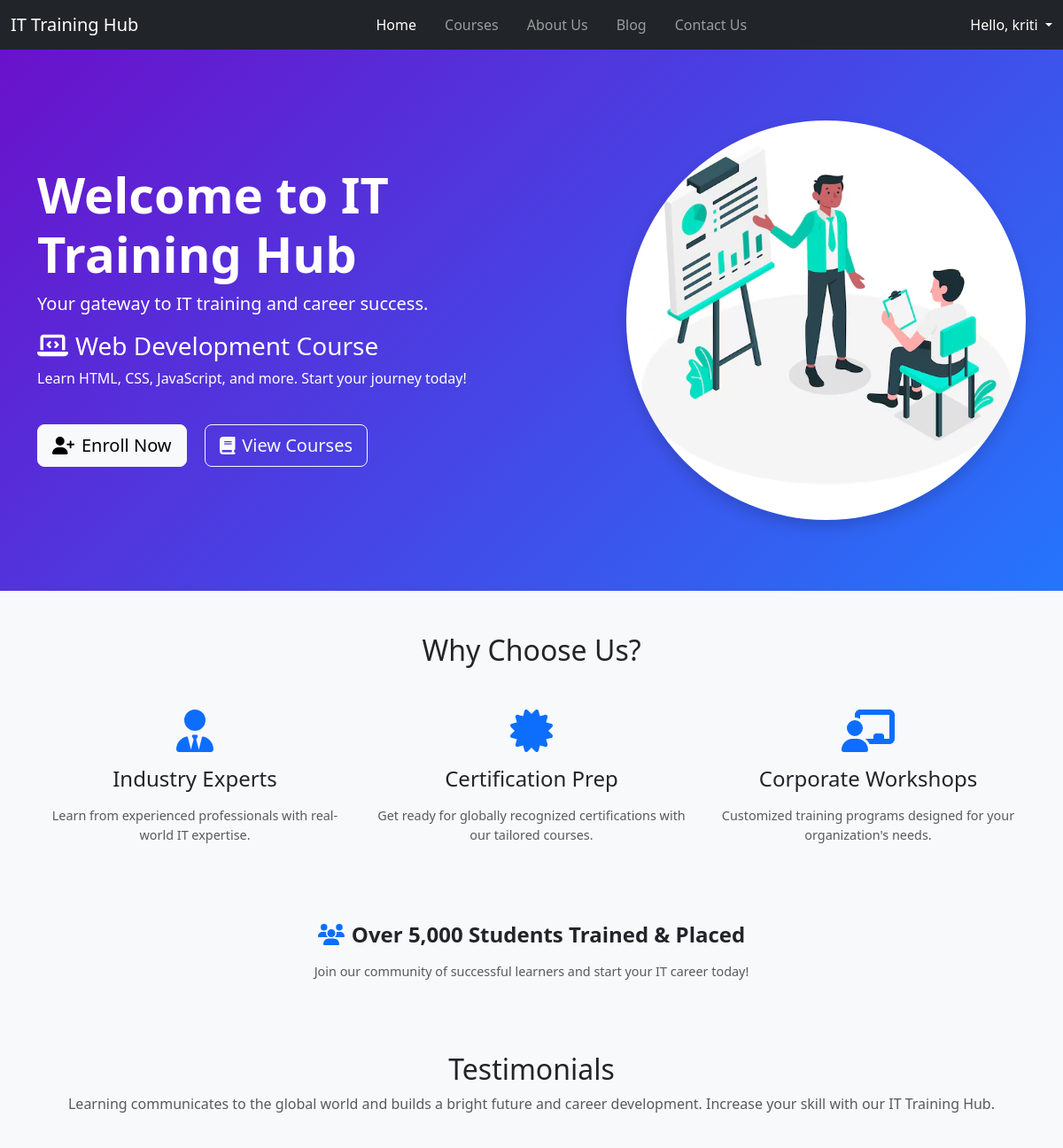
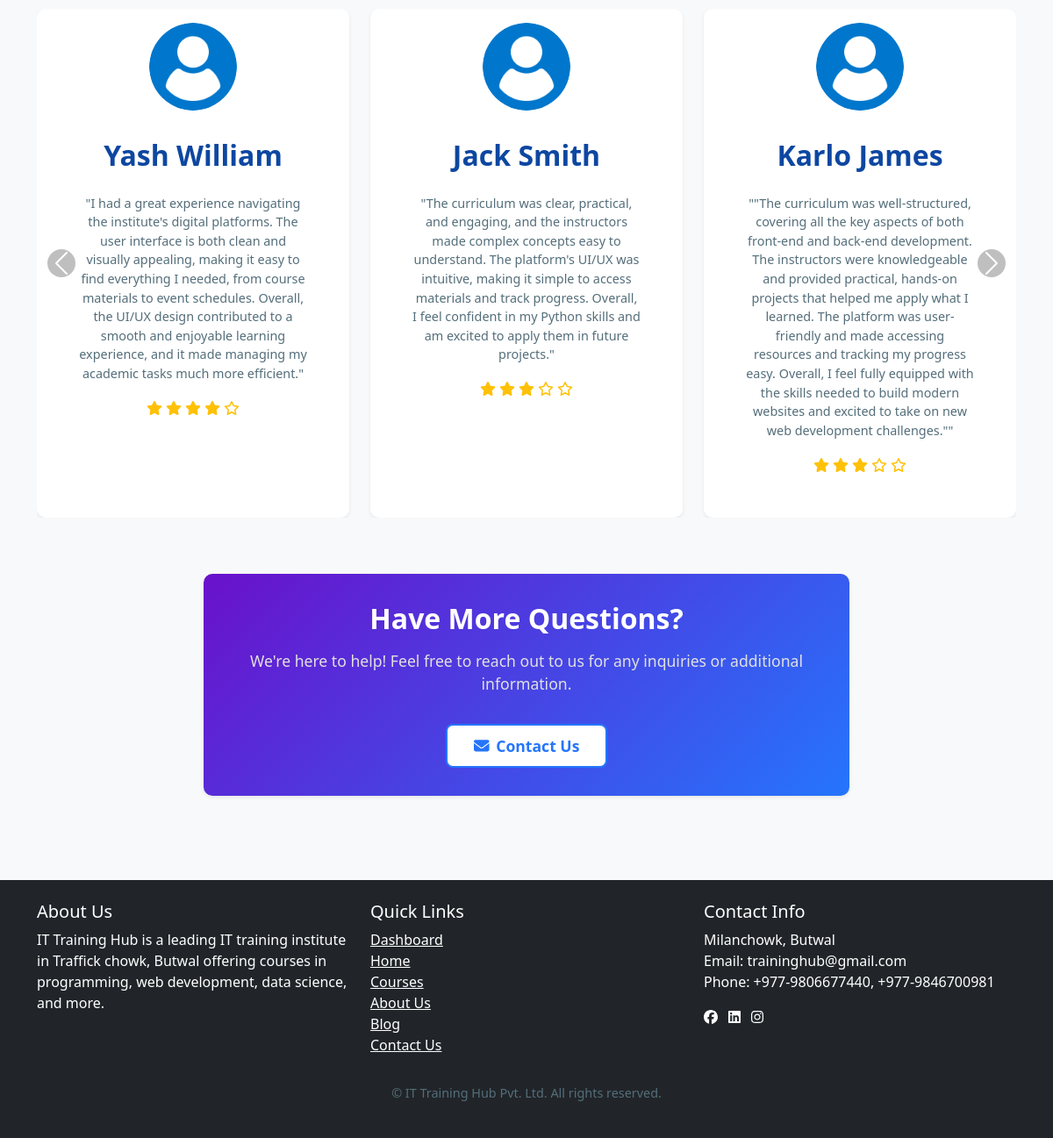
Screenshot of / (signed in) with the database file from the repository (2 pictures, top to bottom).
### myapp/models.py (models this page shows, shortened)
class CustomUser(AbstractUser):
    USER_TYPE = (
        ("student", "Student"),
        ("instructor", "Instructor"),
    )
    user_type = models.CharField(max_length=100, choices=USER_TYPE)
    user_profile_image = models.ImageField(upload_to="images/profile_images/")
    phone = models.CharField(max_length=15, blank=True, null=True)
    address = models.TextField(blank=True, null=True)
    bio = models.TextField(blank=True, null=True)

class Testimonial(models.Model):
    student_name = models.CharField(max_length=100)
    postion = models.CharField(max_length=100)
    testimonial = models.TextField()
    photo = models.ImageField(upload_to="testimonials/",null=True,blank=True)
    rating = models.DecimalField(
        max_digits=3, decimal_places=2, default=0.0
    )  # Max 5.0 rating
    is_active = models.BooleanField(default=True)

### myapp/views.py (the view)
# urls.py: path("",home, name='home'),
def home(request):
    testimonials = Testimonial.objects.all()
    context = {
        "testimonials": testimonials,
    }
    return render(request, 'main/home.html',context)

### myapp/templates/main/home.html (shortened to what this page needs)
{% extends 'base.html' %}
{% load static %}
{% block content %}
  <section class="banner-section" style="background: linear-gradient(135deg, #6a11cb, #2575fc); padding: 80px 0;">
    <div class="container">
      <div class="row align-items-center">
        <div class="col-md-7 text-white">
          <h1 class="display-4 fw-bold">Welcome to IT Training Hub</h1>
          <p class="lead">Your gateway to IT training and career success.</p>
          <div id="bannerCarousel" class="carousel slide" data-bs-ride="carousel">
            <div class="carousel-inner">
              <div class="carousel-item active">
                <h3><i class="fas fa-laptop-code me-2"></i>Web Development Course</h3>
                <p>Learn HTML, CSS, JavaScript, and more. Start your journey today!</p>
              </div>
            </div>
          </div>
          <div class="cta-buttons mt-4">
            <a href="#" class="btn btn-light btn-lg me-3"><i class="fas fa-user-plus me-2"></i>Enroll Now</a>
            <a href="{% url 'course' %}" class="btn btn-outline-light btn-lg me-3"><i class="fas fa-book me-2"></i>View Courses</a>
          </div>
        </div>
        <div class="col-md-5 d-flex justify-content-center">
          <img src="{% static 'images/homepage.png' %}" alt="IT Training" class="img-fluid rounded-circle shadow" style="max-width: 100%; height: auto; object-fit: cover; aspect-ratio: 1/1;">
        </div>
      </div>
    </div>
  </section>
  <section class="why-choose-us py-5 bg-light">
    <div class="container">
      <h2 class="text-center mb-5">Why Choose Us?</h2>
      <div class="row text-center">
        <div class="col-md-4 mb-4">
          <div class="icon-wrapper mb-3">
            <i class="fas fa-user-tie fa-3x text-primary"></i>
          </div>
          <h4>Industry Experts</h4>
          <p class="text-muted">Learn from experienced professionals with real-world IT expertise.</p>
        </div>
        <div class="col-md-4 mb-4">
          <div class="icon-wrapper mb-3">
            <i class="fas fa-certificate fa-3x text-primary"></i>
          </div>
          <h4>Certification Prep</h4>
          <p class="text-muted">Get ready for globally recognized certifications with our tailored courses.</p>
        </div>
        <div class="col-md-4 mb-4">
          <div class="icon-wrapper mb-3">
            <i class="fas fa-chalkboard-teacher fa-3x text-primary"></i>
          </div>
          <h4>Corporate Workshops</h4>
          <p class="text-muted">Customized training programs designed for your organization's needs.</p>
        </div>
      </div>
      <div class="row mt-5">
        <div class="col-md-12 text-center">
          <h4 class="fw-bold"><i class="fas fa-users me-2 text-primary"></i>Over 5,000 Students Trained & Placed</h4>
          <p class="text-muted">Join our community of successful learners and start your IT career today!</p>
        </div>
      </div>
    </div>
  </section>
<div class="container my-3" data-aos="fade-down" data-aos-duration="1000">
  <h2 class="text-center">Testimonials</h2>
  <p class="text-muted text-center mb-5">Learning communicates to the global world and builds a bright future and career development. Increase your skill with our IT Training Hub.</p>
  <div id="testimonialCarousel" class="carousel slide" data-bs-ride="carousel">
    <div class="carousel-inner">
      {% for testimonial in testimonials %}
        {% if forloop.counter0|divisibleby:3 %}
          <div class="carousel-item {% if forloop.first %}active{% endif %}">
            <div class="row row-cols-1 row-cols-md-3 g-4">
        {% endif %}
              <div class="col">
                <div class="card h-100 shadow-sm text-center p-3">
                  <img src="{% if testimonial.photo %}{{ testimonial.photo.url }}{% else %}{% static 'images/default-user.png' %}{% endif %}" class="rounded-circle mx-auto" alt="{{ testimonial.student_name }}" width="100" height="100">
                  <div class="card-body">
                    <h5 class="card-title">{{ testimonial.student_name }}</h5>
                    <p class="card-text">"{{ testimonial.testimonial }}"</p>
                    <div class="text-warning">
                      {% for _ in "12345" %}
                        {% if forloop.counter <= testimonial.rating %}
                          <i class="fas fa-star"></i>
                        {% else %}
                          <i class="far fa-star"></i>
                        {% endif %}
                      {% endfor %}
                    </div>
                  </div>
                </div>
              </div>
        {% if forloop.counter|divisibleby:3 or forloop.last %}
            </div>
          </div>
        {% endif %}
      {% endfor %}
    </div>
    <button class="carousel-control-prev" type="button" data-bs-target="#testimonialCarousel" data-bs-slide="prev">
      <span class="carousel-control-prev-icon" aria-hidden="true"></span>
    </button>
    <button class="carousel-control-next" type="button" data-bs-target="#testimonialCarousel" data-bs-slide="next">
      <span class="carousel-control-next-icon" aria-hidden="true"></span>
    </button>
  </div>
</div>
<section class="inquiries-section py-5 bg-light">
  <div class="container">
    <div class="row justify-content-center">
      <div class="col-md-8 text-center">
        <div class="card shadow-sm">
          <div class="card-body">
            <h3 class="card-title">Have More Questions?</h3>
            <p class="card-text">We're here to help! Feel free to reach out to us for any inquiries or additional information.</p>
            <a href="#contact" class="btn btn-primary btn-lg">
              <i class="fas fa-envelope me-2"></i>Contact Us
            </a>
          </div>
        </div>
      </div>
    </div>
  </div>
</section>
{% endblock content %}

### myapp/templates/base.html (shortened to what this page needs)
<!DOCTYPE html>
{% load static %}
<html lang="en">
<head>
    <link href="https://cdn.jsdelivr.net/npm/bootstrap@5.3.3/dist/css/bootstrap.min.css" rel="stylesheet"
>
    <link href="https://cdnjs.cloudflare.com/ajax/libs/font-awesome/6.0.0-beta3/css/all.min.css" rel="stylesheet">
    <link rel="stylesheet" href="//cdn.jsdelivr.net/npm/alertifyjs@1.14.0/build/css/alertify.min.css" />
    <link href="https://cdn.jsdelivr.net/npm/bootstrap-icons@1.11.3/font/bootstrap-icons.css" rel="stylesheet">
    <link rel="stylesheet" href="//cdn.jsdelivr.net/npm/alertifyjs@1.14.0/build/css/themes/default.min.css" />
    <link rel="stylesheet" href="{% static 'css/style.css' %}">
</head>
<body>
    <nav class="navbar navbar-expand-lg navbar-dark bg-dark">
        <div class="container-fluid">
            <a class="navbar-brand" href="#">IT Training Hub</a>
            <div class="collapse navbar-collapse" id="navbarNav">
                <ul class="navbar-nav mx-auto">
                    <li class="nav-item me-3">
                        <a class="nav-link active" aria-current="page" href="{% url 'home' %}">Home</a>
                    </li>
                    <li class="nav-item me-3">
                        <a class="nav-link" href="{% url 'course' %}">Courses</a>
                    </li>
                    <li class="nav-item me-3">
                        <a class="nav-link" href="{% url 'about' %}">About Us</a>
                    </li>
                    <li class="nav-item me-3">
                        <a class="nav-link" href="{% url 'blog_list' %}">Blog</a>
                    </li>
                    <li class="nav-item">
                        <a class="nav-link" href="{% url 'contact' %}">Contact Us</a>
                    </li>
                </ul>
                {% if user.is_authenticated %}
                <div class="dropdown">
                    <a class="nav-link dropdown-toggle text-white" href="#" role="button" id="profileDropdown"
                        data-bs-toggle="dropdown" aria-expanded="false">
                        Hello, {{ user.username }}
                    </a>
                </div>
                {% else %}
                <a class="nav-link text-white" href="{% url 'login' %}"><button type="submit" class="btn btn-outline-success btn-light">Login</button></a>
                {% endif %}
            </div>
        </div>
    </nav>
    {% block content %}
    {% endblock content %}
    <footer class="bg-dark text-white mt-5">
        <div class="container py-4">
            <div class="row">
                <div class="col-md-4">
                    <h5>About Us</h5>
                    <p>IT Training Hub is a leading IT training institute in Traffick chowk, Butwal offering courses in
                        programming, web development, data science, and more.</p>
                </div>
                <div class="col-md-4">
                    <h5>Quick Links</h5>
                    <ul class="list-unstyled">
                        <li>
                            {% if user.is_authenticated %}
                            <a href="{% url 'dashboard' %}" class="text-white">Dashboard</a>
                            {% else %}
                            <a href="{% url 'login' %}" class="text-white">Dashboard</a>
                            {% endif %}
                        </li>
                        <li><a href="{% url 'home' %}" class="text-white">Home</a></li>
                        <li><a href="{% url 'course' %}" class="text-white">Courses</a></li>
                        <li><a href="{% url 'about' %}" class="text-white">About Us</a></li>
                        <li><a href="{% url 'blog_list' %}" class="text-white">Blog</a></li>
                        <li><a href="{% url 'contact' %}" class="text-white">Contact Us</a></li>
                    </ul>
                </div>
                <div class="col-md-4">
                    <h5>Contact Info</h5>
                    <ul class="list-unstyled">
                        <li>Milanchowk, Butwal</li>
                        <li>Email: traininghub@gmail.com</li>
                        <li>Phone: +977-9806677440, +977-9846700981</li>
                    </ul>
                    <div class="mt-3">
                        <a href="#" class="text-white me-2"><i class="fab fa-facebook"></i></a>
                        <a href="#" class="text-white me-2"><i class="fab fa-linkedin"></i></a>
                        <a href="#" class="text-white me-2"><i class="fab fa-instagram"></i></a>
                    </div>
                </div>
            </div>
            <div class="text-center mt-3">
                <p>&copy; {{date}} IT Training Hub Pvt. Ltd. All rights reserved.</p>
            </div>
        </div>
    </footer>
</body>
</html>

### myapp/static/css/style.css (style rules this page uses)
.banner-section { background-color: #f8f9fa; padding: 60px 0; }
.cta-buttons .btn { margin-right: 10px; margin-bottom: 10px; }
.carousel-control-prev, .carousel-control-next { width: 5%; z-index: 10; }
.carousel-control-prev-icon, .carousel-control-next-icon { background-color: rgba(0, 0, 0, 0.5) !important; border-radius: 50%; padding: 10px; }
.inquiries-section { padding: 60px 0; }
.inquiries-section .card { border: none; border-radius: 10px; background: linear-gradient(135deg, #6a11cb, #2575fc); color: #ffffff; transition: transform 0.3s ease, box-shadow 0.3s ease; }
.inquiries-section .card-title { font-size: 2rem; font-weight: bold; margin-bottom: 1rem; color: #ffffff; }
.inquiries-section .card-text { font-size: 1.1rem; color: #e0e0e0; margin-bottom: 2rem; }
.inquiries-section .btn-primary { background-color: #ffffff; color: #2575fc; border: 2px solid #2575fc; padding: 10px 30px; font-size: 1.1rem; transition: background-color 0.3s ease, color 0.3s ease; }
.card { border: none; border-radius: 10px; box-shadow: 0 4px 12px rgba(0, 0, 0, 0.1); transition: transform 0.3s ease, box-shadow 0.3s ease; }
.card-body { padding: 30px; }
.card-title { font-size: 2rem; font-weight: bold; margin-bottom: 1.5rem; color: #0d47a1; text-align: center; }
.btn-primary { background-color: #0d47a1; border: none; padding: 10px; font-size: 1rem; font-weight: bold; transition: background-color 0.3s ease; }
.text-center p { margin-top: 1rem; font-size: 0.9rem; color: #546e7a; }
.text-center a { color: #0d47a1; text-decoration: none; font-weight: bold; }
body { background-color: #f8f9fa; }
.card-body { padding: 2rem; }

### rows the page displays
CustomUser: username "kriti"
Testimonial: student_name "Yash William", testimonial "I had a great experience navigating the institute's digital platforms. The user interface is both clean and visually appealing, making it easy to find everything I needed, from course materials to event schedules. Overall, the UI/UX design contributed to a smooth and enjoyable learning experience, and it made managing my academic tasks much more efficient.", rating 4 (drawn)
Testimonial: student_name "Jack Smith", testimonial "The curriculum was clear, practical, and engaging, and the instructors made complex concepts easy to understand. The platform's UI/UX was intuitive, making it simple to access materials and track progress. Overall, I feel confident in my Python skills and am excited to apply them in future projects.", rating 3 (drawn)
Testimonial: student_name "Karlo James", testimonial "\"The curriculum was well-structured, covering all the key aspects of both front-end and back-end development. The instructors were knowledgeable and provided practical, hands-on projects that helped me apply what I learned. The platform was user-friendly and made accessing resources and tracking my progress easy. Overall, I feel fully equipped with the skills needed to build modern websites and excited to take on new web development challenges.\"", rating 3 (drawn)
